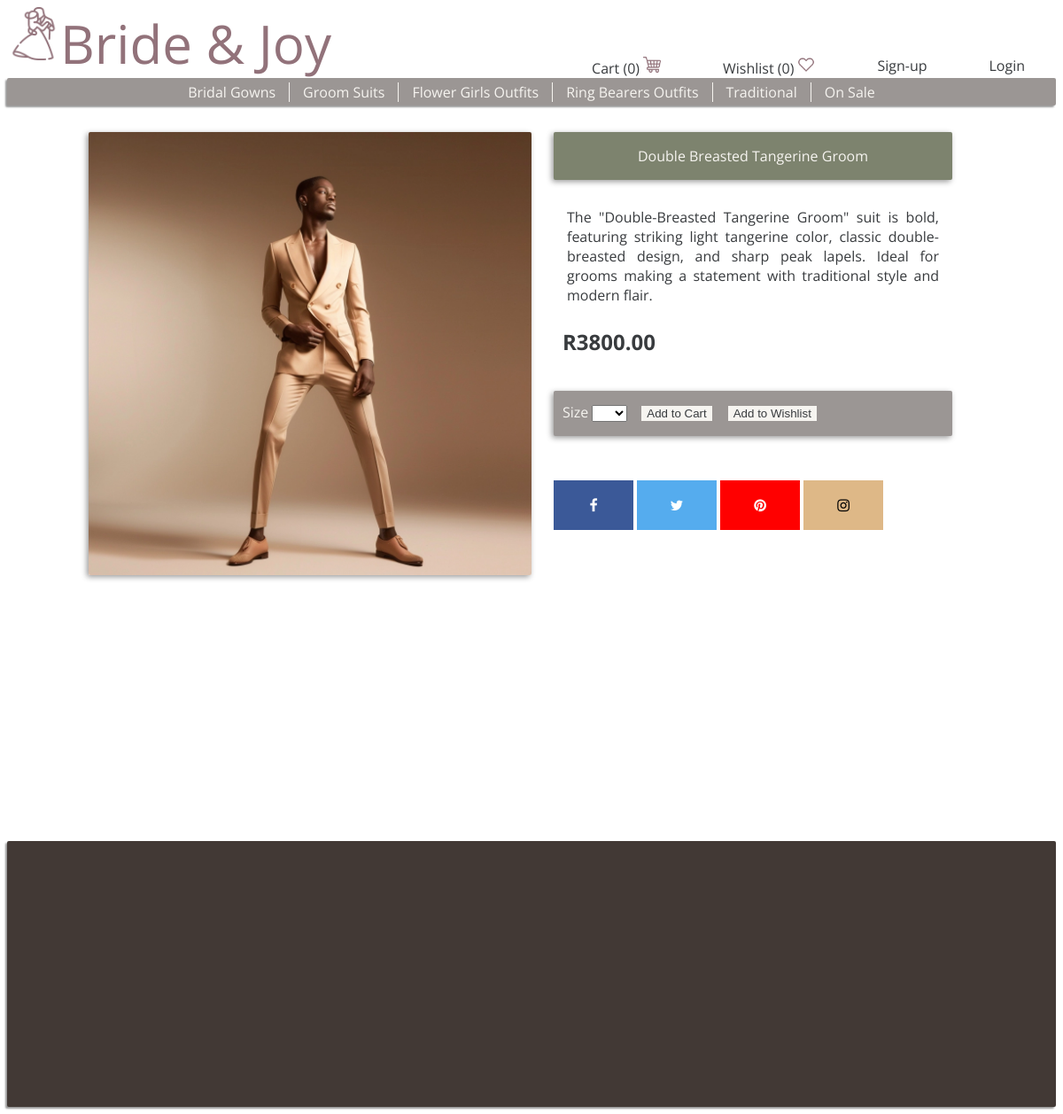
Page /product.php?prod_id=13 on the committed database.
### tables this page shows
CREATE TABLE `product` (
  `prod_id` int NOT NULL AUTO_INCREMENT,
  `price` decimal(10,2) DEFAULT NULL,
  `prod_name` varchar(128) DEFAULT NULL,
  `prod_desc` varchar(255) DEFAULT NULL,
  `prod_img` varchar(128) DEFAULT NULL,
  `supplier_id` int DEFAULT NULL,
  PRIMARY KEY (`prod_id`)
);

### src/functions.php (called while the page is built, shortened)
<?php
  $host = 'localhost';
  $data = 'bride_and_joy';
  $user = 'admin';
  $pass = 'AdminP@ss123';
  $chrs = 'utf8mb4';
  $attr = "mysql:host=$host;dbname=$data;charset=$chrs";
  $opts =
  [
    PDO::ATTR_ERRMODE => PDO::ERRMODE_EXCEPTION,
    PDO::ATTR_DEFAULT_FETCH_MODE => PDO::FETCH_ASSOC,
    PDO::ATTR_EMULATE_PREPARES => false,
  ];
  try
  {
    $pdo = new PDO($attr, $user, $pass, $opts);
  }
  catch(\PDOException $e)
  {
    throw new \PDOException($e->getMessage(), (int)$e->getCode());
  }
  function queryMysql($query)
  {
    global $pdo;
    return $pdo->query($query);
  }
?>

### public/product.php (the view, shortened to what this page needs)
<?php
   require_once '../src/functions.php';
   require_once '../src/above_nav_content.php';
  if(isset($_GET['prod_id']) || isset($_SESSION['clicked_product']))
 {
    $clickedProduct = $_GET['prod_id'];
    $prod_id = $clickedProduct;
    $query =  "SELECT prod_name, price, prod_desc, prod_img
              FROM product
              WHERE prod_id = '$prod_id';";
    $result = queryMysql($query);
    $row = $result->fetch();
    $prod_name = $row['prod_name'];
    $price = $row['price'];
    $prod_desc = $row['prod_desc'];
    $prod_img = $row['prod_img'];
    echo <<<_END
    <section class='container'>
    <div class='clearfix prod-container'>
        <img src="images/img/$prod_img" alt="" class="prod-img">
        <div class="prod-header-div">
            <h3 class="prod-heading">
                $prod_name
            </h3>
        </div>
        <div class="prod-desc-div">
            <p class="description">
                $prod_desc
            </p>
            <h3 class="price">
                R$price
            </h3>
        </div>
    _END;
    $query = "SELECT DISTINCT size
              FROM stock
              WHERE prod_id = $prod_id";
    $result = queryMysql($query);
    $arrAvailableSizes = array();
    $arrAvailableSizes[] = "";
    while ($row = $result->fetch())
    {
      $arrAvailableSizes[] = $row['size'];
    }
    echo <<<_END
      <form method="post" action="product.php?prod_id=$prod_id">
        <div class="prod-action-div">
        <label for="sizes-list" class="sizes-label">Size</label>
        <select name="sizes" id="sizes-list" onchange="sizeCheck()">
    _END;
    foreach ($arrAvailableSizes as $size){
      echo '<option value='.$size.'>'.$size.'</option>';
    }
    echo <<<_END
        </select>
        <input type="hidden" name="prod_id" value=$prod_id>
        <input type="hidden" name="customer_id" value=$customer_id>
        <input type="submit" class="cart-button gray-button" value="Add to Cart" name="cartButton" disabled>
        <input type="submit" class="wishlist-button gray-button" value="Add to Wishlist" name="wishlistButton">
      </form>
      </div>
        <div class="prod-socials-div">
            <a href="#" class="fa fa-facebook"></a>
            <a href="#" class="fa fa-twitter"></a>
            <a href="#" class="fa fa-pinterest"></a>
            <a href="#" class="fa fa-instagram"></a>
        </div>
      </div>
    _END;
  }
  echo <<<_END
  </section>
  <footer>
      <div class='end'>
      </div>
  </footer>
  </body>
  </html>
 _END;
?>

### public/css/bride_and_joy.css (style rules this page uses)
.container { width: 1000px; border: none; margin: auto auto; margin-bottom: 300px; }
.price { margin-top: 25px; font-size: 24px; color: #383B3E; font-family: 'Open Sans', sans-serif; margin-left: 10px; }
#top-nav-div, .end { background-color: #9B9694; border-top-left-radius: 2px; border-top-right-radius: 2px; border-bottom-left-radius: 2px; border-bottom-right-radius: 2px; box-shadow: -2px 2px 2px #999999; }
.end { height: 300px; margin: auto auto; background-color: #423935; }
#top-nav-div, .end { text-align: center; }
.clearfix::after { clear: both; content: ""; display: block; }
.prod-img { width: 500px; height: 500px; float: left; border-top-left-radius: 2px; border-top-right-radius: 2px; border-bottom-left-radius: 2px; border-bottom-right-radius: 2px; box-shadow: -2px 2px 6px #999999; margin-top: 15px; }
.prod-header-div, .prod-desc-div, .prod-action-div, .prod-socials-div { float: left; width: 450px; margin-left: 25px; margin-top: 15px; border-top-left-radius: 2px; border-top-right-radius: 2px; border-bottom-left-radius: 2px; border-bottom-right-radius: 2px; }
.prod-header-div, .similar-header-div { background-color: #7D836E; box-shadow: -2px 2px 6px #999999; }
.prod-heading, .similar-heading, .sizes-label, .quantity-label { text-align: center; font-size: 16px; font-family: 'Open Sans', sans-serif; color: #F6F4F0; font-weight: normal; }
.sizes-label, .quantity-label, .sizes-list, .cart-button, .wishlist-button { margin-top: 15px; margin-bottom: 15px; margin-left: 10px; }
.sizes-list, .quantity-list, .cart-button, .wishlist-button { cursor: pointer; }
.description { text-align: justify; font-size: 16px; color:#383B3E; font-family: 'Open Sans', sans-serif; margin-left: 15px; margin-right: 15px; }
.prod-action-div { background-color: #9B9694; box-shadow: -2px 2px 6px #999999; }
.fa { padding: 20px; font-size: 30px; width: 50px; text-align: center; text-decoration: none; }
.prod-socials-div { margin-top: 50px; }
.fa-facebook { background: #3B5998; color: white; }
.fa-twitter { background: #55ACEE; color: white; }
.fa-instagram { background: burlywood; color: black; }
.fa-pinterest { background: red; color: white; font-size: 16px; }
.gray-button { background-color: #F6F4F0; color: #383B3E; border: 2px solid #9B9694; font-family: 'Open-Sans' sans-serif; border-top-left-radius: 2px; border-top-right-radius: 2px; border-bottom-left-radius: 2px; border-bottom-right-radius: 2px; }

### rows in the picture
product: prod_img (picture), prod_name "Double Breasted Tangerine Groom", prod_desc "The \"Double-Breasted Tangerine Groom\" suit is bold, featuring striking light tangerine color, classic double-breasted design, and sharp peak lapels. Ideal for grooms making a statement with traditional style and modern flair.", price "3800.00"

### other values in the picture
$wishlist_count "0"
$cart_count "0"
